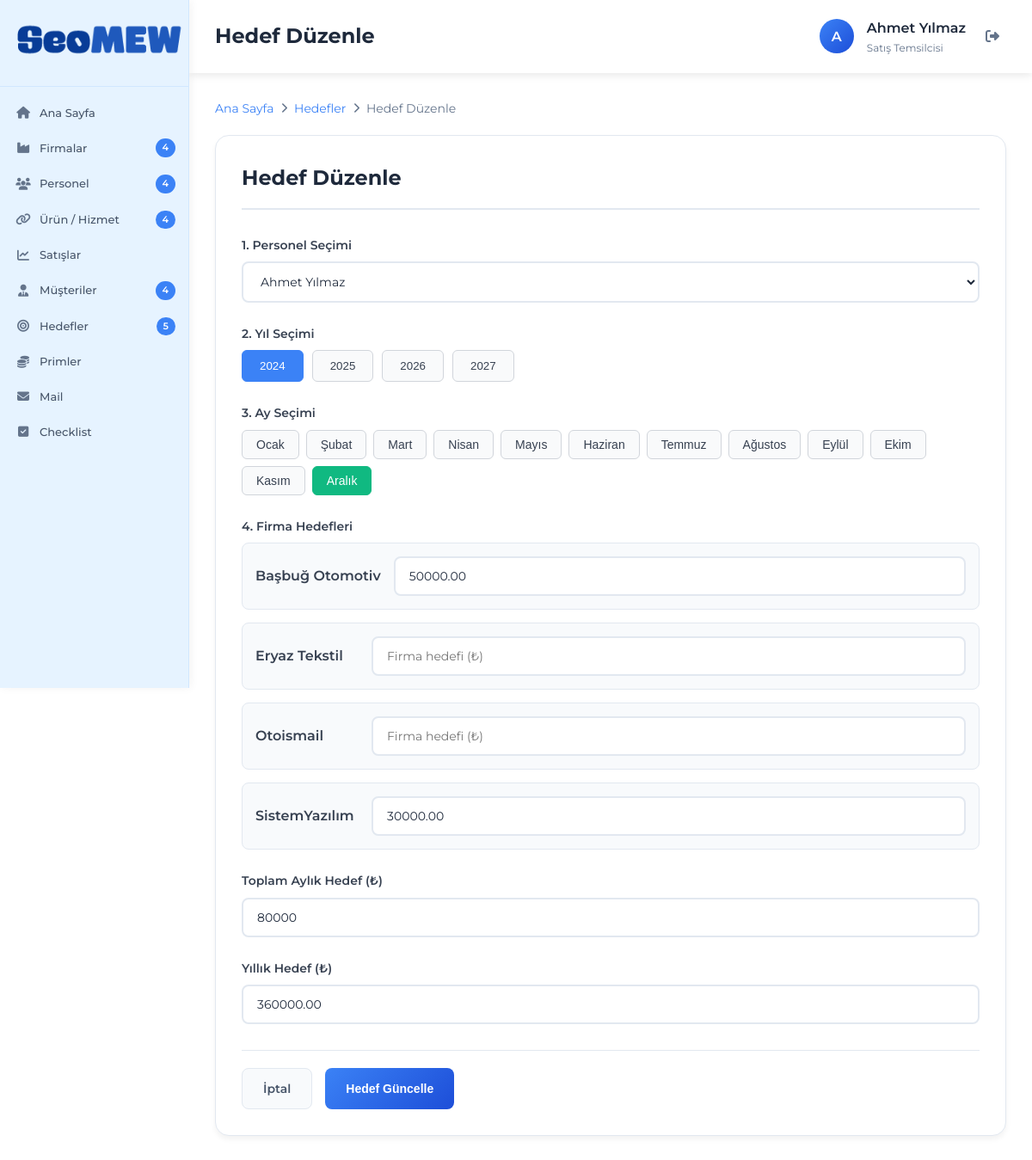
/hedef-duzenle.php?id=1_2024_12 (signed in), run on the app's committed database.
### tables this page shows
CREATE TABLE IF NOT EXISTS firmalar (
    id INT AUTO_INCREMENT PRIMARY KEY,
    firma_adi VARCHAR(255) NOT NULL,
    durum ENUM('aktif', 'pasif') DEFAULT 'aktif',
    son_guncelleme TIMESTAMP DEFAULT CURRENT_TIMESTAMP ON UPDATE CURRENT_TIMESTAMP,
    olusturma_tarihi TIMESTAMP DEFAULT CURRENT_TIMESTAMP
);

CREATE TABLE IF NOT EXISTS hedefler (
    id INT AUTO_INCREMENT PRIMARY KEY,
    personel_id INT NOT NULL,
    firma_id INT NOT NULL,
    aylik_hedef DECIMAL(15,2) NOT NULL,
    yillik_hedef DECIMAL(15,2) NOT NULL,
    yil INT NOT NULL,
    ay INT NOT NULL,
    durum ENUM('aktif', 'pasif') DEFAULT 'aktif',
    olusturma_tarihi TIMESTAMP DEFAULT CURRENT_TIMESTAMP,
    son_guncelleme TIMESTAMP DEFAULT CURRENT_TIMESTAMP ON UPDATE CURRENT_TIMESTAMP,
    FOREIGN KEY (personel_id) REFERENCES personel(id) ON DELETE CASCADE,
    FOREIGN KEY (firma_id) REFERENCES firmalar(id) ON DELETE CASCADE,
    UNIQUE KEY unique_hedef (personel_id, firma_id, yil, ay)
);

### config/database.php (called while the page is built, shortened)
<?php
class Database {
    private $connection;
    private static $instance = null;
    private function __construct() {
        try {
            $dsn = "mysql:host=" . DB_HOST . ";dbname=" . DB_NAME . ";charset=" . DB_CHARSET;
            $this->connection = new PDO($dsn, DB_USER, DB_PASS, [
                PDO::ATTR_ERRMODE => PDO::ERRMODE_EXCEPTION,
                PDO::ATTR_DEFAULT_FETCH_MODE => PDO::FETCH_ASSOC,
                PDO::ATTR_EMULATE_PREPARES => false,
            ]);
            $this->connection->exec("SET NAMES utf8mb4 COLLATE utf8mb4_unicode_ci");
            $this->connection->exec("SET CHARACTER SET utf8mb4");
        } catch (PDOException $e) {
            die("Veritabanı bağlantı hatası: " . $e->getMessage());
        }
    }
    public static function getInstance() {
        if (self::$instance === null) {
            self::$instance = new self();
        }
        return self::$instance;
    }
    public function select($table, $where = [], $orderBy = null, $limit = null) {
        $sql = "SELECT * FROM $table";
        $params = [];
        if ($orderBy) {
            $sql .= " ORDER BY $orderBy";
        }
        $stmt = $this->connection->prepare($sql);
        $stmt->execute($params);
        return $stmt->fetchAll();
    }
    public function query($sql, $params = []) {
        $stmt = $this->connection->prepare($sql);
        $stmt->execute($params);
        return $stmt->fetchAll();
    }
}
$db = Database::getInstance();
function getFirmalar() {
    global $db;
    return $db->select('firmalar', [], 'firma_adi ASC');
}
function getPersonel() {
    global $db;
    return $db->query("
        SELECT * FROM personel
        WHERE durum = 'aktif'
        ORDER BY ad_soyad ASC
    ");
}
?>

### hedef-duzenle.php (the view, shortened to what this page needs)
<?php
require_once 'config/database.php';
$hedef_key = $_GET['id'] ?? '';
$parts = explode('_', $hedef_key);
$personel_id = $parts[0];
$yil = $parts[1];
$ay = $parts[2];
$hedefler = $db->query("
    SELECT h.*, p.ad_soyad as personel_adi, f.firma_adi
    FROM hedefler h
    LEFT JOIN personel p ON h.personel_id = p.id
    LEFT JOIN firmalar f ON h.firma_id = f.id
    WHERE h.personel_id = ? AND h.yil = ? AND h.ay = ?
", [$personel_id, $yil, $ay]);
$personeller = getPersonel();
$firmalar = getFirmalar();
$mevcut_hedefler = [];
$yillik_hedef = 0;
foreach ($hedefler as $hedef) {
    $mevcut_hedefler[$hedef['firma_id']] = $hedef['aylik_hedef'];
    $yillik_hedef = $hedef['yillik_hedef'];
}
?>
<!DOCTYPE html>
<html lang="tr">
<head>
    <link href="https://cdnjs.cloudflare.com/ajax/libs/font-awesome/6.4.0/css/all.min.css" rel="stylesheet">
    <link href="style.css" rel="stylesheet">
</head>
<body>
    <div class="container">
        <?php include 'includes/sidebar.php'; ?>
        <div class="main-content">
            <?php
            include 'includes/header.php';
            ?>
            <div class="content-area">
                <div style="margin-bottom: 20px;">
                    <nav style="display: flex; align-items: center; gap: 8px; font-size: 14px; color: #64748b;">
                        <a href="index.php" style="color: #3b82f6; text-decoration: none;">Ana Sayfa</a>
                        <i class="fas fa-chevron-right" style="font-size: 12px;"></i>
                        <a href="hedefler.php" style="color: #3b82f6; text-decoration: none;">Hedefler</a>
                        <i class="fas fa-chevron-right" style="font-size: 12px;"></i>
                        <span>Hedef Düzenle</span>
                    </nav>
                </div>
                <div class="form-container">
                    <h2 class="form-title">Hedef Düzenle</h2>
                    <form method="POST" action="hedef-duzenle.php">
                        <div class="form-group">
                            <label class="form-label">1. Personel Seçimi</label>
                            <select name="personel_id" class="form-select" required>
                                <?php foreach ($personeller as $personel): ?>
                                    <option value="<?php echo $personel['id']; ?>"
                                            <?php echo ($personel['id'] == $personel_id) ? 'selected' : ''; ?>>
                                        <?php echo htmlspecialchars($personel['ad_soyad']); ?>
                                    </option>
                                <?php endforeach; ?>
                            </select>
                        </div>
                        <div class="form-group">
                            <label class="form-label">2. Yıl Seçimi</label>
                            <div class="yil-tabs">
                                <?php for ($i = date('Y') - 1; $i <= date('Y') + 2; $i++): ?>
                                    <button type="button" class="yil-tab <?php echo ($i == $yil) ? 'active' : ''; ?>"
                                            onclick="selectYil(<?php echo $i; ?>)">
                                        <?php echo $i; ?>
                                    </button>
                                <?php endfor; ?>
                            </div>
                        </div>
                        <div class="form-group">
                            <label class="form-label">3. Ay Seçimi</label>
                            <div class="ay-tabs">
                                <?php
                                $aylar = [
                                    1 => 'Ocak', 2 => 'Şubat', 3 => 'Mart', 4 => 'Nisan',
                                    5 => 'Mayıs', 6 => 'Haziran', 7 => 'Temmuz', 8 => 'Ağustos',
                                    9 => 'Eylül', 10 => 'Ekim', 11 => 'Kasım', 12 => 'Aralık'
                                ];
                                foreach ($aylar as $ay_no => $ay_adi):
                                ?>
                                    <button type="button" class="ay-tab <?php echo ($ay_no == $ay) ? 'active' : ''; ?>"
                                            onclick="selectAy(<?php echo $ay_no; ?>)">
                                        <?php echo $ay_adi; ?>
                                    </button>
                                <?php endforeach; ?>
                            </div>
                        </div>
                        <div class="form-group">
                            <label class="form-label">4. Firma Hedefleri</label>
                            <div id="firma-hedefleri">
                                <?php foreach ($firmalar as $firma): ?>
                                <div class="firma-hedef-item">
                                    <div class="firma-header">
                                        <label class="firma-label"><?php echo htmlspecialchars($firma['firma_adi']); ?></label>
                                        <input type="number"
                                               name="firma_hedef[<?php echo $firma['id']; ?>]"
                                               class="form-input firma-hedef-input"
                                               placeholder="Firma hedefi (₺)"
                                               value="<?php echo $mevcut_hedefler[$firma['id']] ?? ''; ?>"
                                               onchange="calculateTotal()">
                                    </div>
                                </div>
                                <?php endforeach; ?>
                            </div>
                        </div>
                        <div class="form-group">
                            <label class="form-label">Toplam Aylık Hedef (₺)</label>
                            <input type="number" name="aylik_hedef" id="toplam-aylik-hedef" class="form-input"
                                   placeholder="Otomatik hesaplanacak" readonly>
                        </div>
                        <div class="form-group">
                            <label class="form-label">Yıllık Hedef (₺)</label>
                            <input type="number" name="yillik_hedef" class="form-input"
                                   placeholder="Yıllık hedef tutarını girin"
                                   value="<?php echo $yillik_hedef; ?>" required>
                        </div>
                        <div class="form-actions">
                            <a href="hedefler.php" class="btn btn-secondary">İptal</a>
                            <button type="submit" class="btn btn-primary">Hedef Güncelle</button>
                        </div>
                    </form>
                </div>
            </div>
        </div>
    </div>
</body>
</html>

### style.css (style rules this page uses)
* { margin: 0; padding: 0; box-sizing: border-box; }
body { font-family: 'Montserrat', -apple-system, BlinkMacSystemFont, 'Segoe UI', Roboto, sans-serif; background: #ffffff; color: #1e293b; line-height: 1.6; overflow-x: hidden; }
.container { display: flex; min-height: 100vh; }
.main-content { flex: 1; margin-left: 220px; padding: 0; min-height: 100vh; }
.content-area { padding: 30px; }
.btn { padding: 12px 24px; border-radius: 8px; text-decoration: none; font-weight: 600; font-size: 14px; transition: all 0.3s ease; border: none; cursor: pointer; display: inline-flex; align-items: center; gap: 8px; }
.btn-primary { background: linear-gradient(135deg, #3b82f6, #1d4ed8); color: white; }
.btn-secondary { background: #f8fafc; color: #475569; border: 1px solid #e2e8f0; }
.form-container { background: white; border-radius: 16px; padding: 30px; box-shadow: 0 4px 6px rgba(0, 0, 0, 0.05); border: 1px solid #e2e8f0; margin-bottom: 30px; }
.form-title { font-size: 24px; font-weight: 700; color: #1e293b; margin: 0 0 30px 0; border-bottom: 2px solid #e2e8f0; padding-bottom: 15px; }
.form-group { margin-bottom: 25px; }
.form-label { display: block; font-weight: 600; color: #374151; margin-bottom: 8px; font-size: 14px; }
.form-input, .form-textarea, .form-select { width: 100%; padding: 12px 16px; border: 2px solid #e2e8f0; border-radius: 8px; font-size: 14px; color: #1e293b; background: #ffffff; transition: all 0.3s ease; font-family: inherit; }
.form-actions { display: flex; gap: 15px; margin-top: 30px; padding-top: 20px; border-top: 1px solid #e2e8f0; }

### hedef-duzenle.php (style rules this page uses)
.yil-tabs { display: flex; gap: 10px; margin-bottom: 20px; flex-wrap: wrap; }
.yil-tab { padding: 10px 20px; border: 1px solid #d1d5db; background: #f9fafb; border-radius: 6px; cursor: pointer; transition: all 0.2s; color: #374151; }
.yil-tab.active { background: #3b82f6; color: white; border-color: #3b82f6; }
.ay-tabs { display: flex; gap: 8px; margin-bottom: 20px; flex-wrap: wrap; }
.ay-tab { padding: 8px 16px; border: 1px solid #d1d5db; background: #f9fafb; border-radius: 6px; cursor: pointer; transition: all 0.2s; font-size: 14px; color: #374151; }
.ay-tab.active { background: #10b981; color: white; border-color: #10b981; }
.firma-hedef-item { background: #f8fafc; padding: 15px; border-radius: 8px; border: 1px solid #e2e8f0; margin-bottom: 15px; }
.firma-header { display: flex; align-items: center; gap: 15px; }
.firma-label { font-weight: 600; color: #374151; min-width: 120px; }
.firma-hedef-input { flex: 1; }

### data on the page
firmalar: firma_adi "Başbuğ Otomotiv", id "50000.00"
firmalar: firma_adi "Eryaz Tekstil"
firmalar: firma_adi "Otoismail"
firmalar: firma_adi "SistemYazılım", id "30000.00"
hedefler: yillik_hedef "360000.00"

### other printed values
$stats['firmalar'] "4"
$stats['personel'] "4"
$stats['urun_hizmet'] "4"
$stats['musteriler'] "4"
$stats['hedefler'] "5"
$page_title "Hedef Düzenle"
$initials "A"
$_SESSION['ad_soyad'] "Ahmet Yılmaz"
$ay_adi "Ocak"
$ay_adi "Şubat"
$ay_adi "Mart"
$ay_adi "Nisan"
$ay_adi "Mayıs"
$ay_adi "Haziran"
$ay_adi "Temmuz"
